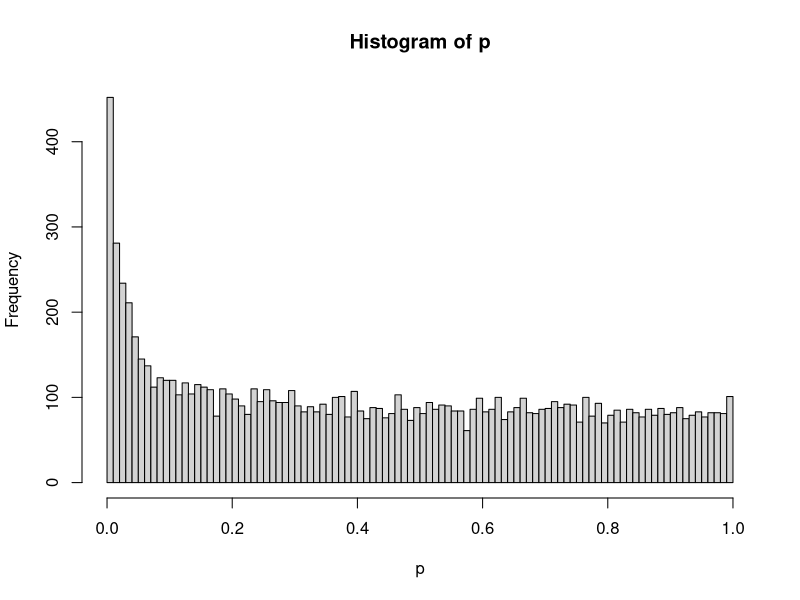

Here is the R script that generated this plot:
#create positive test, return a matrix
create_posi <- function(test_num=20,sample_size=3){
  test_mean <- sample(seq(1,3,0.01),test_num,replace = T) #change sensitivity here!
  test_sd <- sample(seq(0.2,2,0.01),test_num,replace = T)
  mean_vector <- rep(test_mean,sample_size)
  std_vector <- rep(test_sd,sample_size)
  posi_matrix <- matrix(rnorm(test_num*sample_size,mean=mean_vector,sd=std_vector),ncol=sample_size)  # add test data
  posi_matrix <- cbind(posi_matrix,rowMeans(posi_matrix[,1:sample_size]))  # add mean columns
  posi_matrix <- cbind(posi_matrix,apply(posi_matrix[,1:sample_size],1,sd))  # add std columns
  rownames(posi_matrix) <- paste('gene',as.character(c(1:test_num)),sep='') 
  colnames(posi_matrix) <- c(paste('test',as.character(c(1:sample_size)),sep=''),'mean','sd')
  return(posi_matrix)
}

#create negative test, return a matrix
create_nega <- function(test_num=80,sample_size=3){
  nega_matrix <- matrix(rnorm(test_num*sample_size,mean=0,sd=1),ncol=sample_size)  # add test data
  nega_matrix <- cbind(nega_matrix,rowMeans(nega_matrix[,1:sample_size]))  # add mean columns
  nega_matrix <- cbind(nega_matrix,apply(nega_matrix[,1:sample_size],1,sd))  # add std columns
  rownames(nega_matrix) <- paste('gene',as.character(c(1:test_num)),sep='')
  colnames(nega_matrix) <- c(paste('test',as.character(c(1:sample_size)),sep=''),'mean','sd')
  return(nega_matrix)
}

# create a multiple test, and return a matrix
create_treatment <- function(total_num=100,posi_num=20,sample_size=3){
  posi_matrix <- create_posi(posi_num,sample_size)
  nega_matrix <- create_nega(total_num-posi_num,sample_size)
  result_matrix <- rbind(posi_matrix,nega_matrix)  # combine two matrix vertically
  rownames(result_matrix) <- paste('gene',as.character(c(1:total_num)),sep='')
  return(result_matrix)
}

# create a two-sample t test, return a list containing p-values, treatment-matrix, control matrix
t_simulation <- function(pn,nn,tss=3,css=3){
  # pn = positive number, need to >= 2
  # nn = negative number, need to >= 2
  # tss = treatment_sample_size, need to >= 2
  # css = control_sample_size, need to >=2
  treatment_matrix <- create_treatment(pn+nn,pn,tss)
  control_matrix <- create_nega(pn+nn,css)
  s_diff <- (((treatment_matrix[,'sd']^2)*(tss-1))+((control_matrix[,'sd']^2)*(css-1)))/(tss+css-2)  # two-sample t test
  t <- (treatment_matrix[,'mean'] - control_matrix[,'mean'])/sqrt(s_diff/tss+s_diff/css)
  p <- 2*pt(-abs(t),df=tss+css-2)  # two-sided t test
  return(list(p=p,treatment_matrix=treatment_matrix,control_matrix=control_matrix))
}

# Bonferroni method correction
Bon_method <- function(result_list,total_posi_names,fwer){
  fwers <- p.adjust(result_list$p, method="bonferroni")
  test_posi <- rownames(result_list$treatment_matrix)[fwers<fwer]
  cat('Bonferroni method:\n')
  cat('1) hit numbers:\n')
  print(length(test_posi))
  cat('2) true positive:\n')
  print(sum(test_posi %in% total_posi_names))
  cat('3) total positive:\n')
  print(length(total_posi_names))
  cat('4) Power: \n')
  print(length(test_posi[test_posi %in% total_posi_names])/length(total_posi_names))
  cat('5) FDR: \n')
  print(1-sum(test_posi %in% total_posi_names)/length(test_posi))
  cat('------------------------\n')
}

# Benjamini-Hochberg method correction
BH_method <- function(result_list,total_posi_names,fdr){
  fdrs <- p.adjust(result_list$p, method="BH")
  test_posi <- rownames(result_list$treatment_matrix)[fdrs<fdr]
  cat('BH method:\n')
  cat('1) hit numbers:\n')
  print(length(test_posi))
  cat('2) true positive:\n')
  print(sum(test_posi %in% total_posi_names))
  cat('3) total positive:\n')
  print(length(total_posi_names))
  cat('4) Power: \n')
  print(length(test_posi[test_posi %in% total_posi_names])/length(total_posi_names))
  cat('5) FDR: \n')
  print(1-sum(test_posi %in% total_posi_names)/length(test_posi))
  cat('------------------------\n')
}

# Storey's method correction
Storey_method <- function(result_list,total_posi_names,fdr){
  library(qvalue)
  qobj <- qvalue(result_list$p)
  fdrs <- qobj$qvalues
  test_posi <- rownames(result_list$treatment_matrix)[fdrs<fdr]
  cat('Storey method:\n')
  cat('1) hit numbers:\n')
  print(length(test_posi))
  cat('2) true positive:\n')
  print(sum(test_posi %in% total_posi_names))
  cat('3) total positive:\n')
  print(length(total_posi_names))
  cat('4) Power: \n')
  print(length(test_posi[test_posi %in% total_posi_names])/length(total_posi_names))
  cat('5) FDR: \n')
  print(1-sum(test_posi %in% total_posi_names)/length(test_posi))
  cat('------------------------\n')
}

#main
result <- t_simulation(2000,8000,3,3)  # change sample size here
p <- result$p  # positive/negative number >= 2
total_posi <- rownames(result$treatment_matrix[1:2000,])  # return the names of true-positive tests 
hist(p,breaks=seq(0,1,0.01))

# Bonferroni method
Bon_method(result,total_posi,0.3)

# BH method
BH_method(result,total_posi,0.1)

#Storey method
Storey_method(result,total_posi,0.1)
